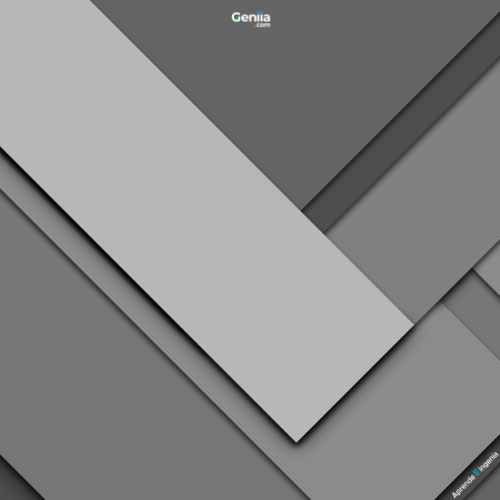
#> input picture Transformacion-y-Anotacion-de-Imagenes-Clase-2-main/Transformacion-y-Anotacion-de-Imagenes-Clase-2-main/img.png, 500 x 500 px
$ python recorte.py
#> lines starting #> are read from the running program, lines starting #| are printed output that depends on the picture
# Importamos las librerias
import cv2
import matplotlib.pyplot as plt
import numpy as np

# Creamos imagen
# Vamos a crear nuestra matriz principal
img = 100 * np.ones((10,10,3), np.uint8)
img2 = 100 * np.ones((10,10,3), np.uint8)

# Modificamos los pixeles que vamos a extraer
# Modificamos el pixel (4,5) de la matriz R
img[4,5,0] = 255
img[4,4,0] = 0
img[5,4,0] = 255
img[5,5,0] = 0

# Modificamos el pixel (4,5) de la matriz G
img[4,5,1] = 0
img[4,4,1] = 255
img[5,4,1] = 0
img[5,5,1] = 255

# Modificamos el pixel (4,5) de la matriz B
img[4,5,2] = 255
img[4,4,2] = 255
img[5,4,2] = 0
img[5,5,2] = 0

# Realizamos recorte (filas, columnas)
recorte = img[3:7, 3:7]

# Mostramos nuestros canales
fig = plt.figure()
# imagen original
ax1 = fig.add_subplot(1,2,1)
ax1.imshow(img)
ax1.set_title("IMAGEN")

# recorte
ax2 = fig.add_subplot(1,2,2)
ax2.imshow(recorte)
ax2.set_title("RECORTE")

plt.show()
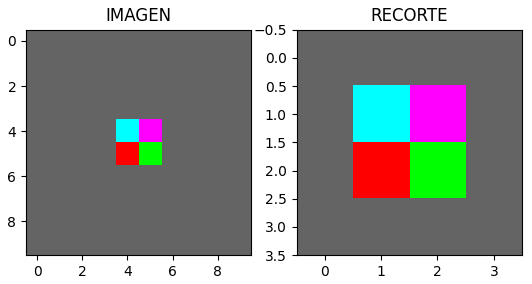
#> figure drawn by matplotlib, 2 panels

# Ahora con imagenes
# Leemos la img
imagen =cv2.imread('img.png')
#> imagen is the input picture: shape (500, 500, 3); mean B, G, R 134.9, 134.9, 134.9

# Truco paint
rct = imagen[162:214, 267:343]
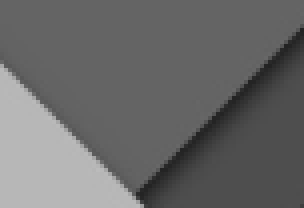
#> rct: shape (52, 76, 3) (shown 4 times larger); min 35, max 187, mean 105.3

# Mostramos el recorte
cv2.imshow('IMAGEN ORIGINAL', imagen)
cv2.imshow('RECORTE', rct)

cv2.waitKey(0)
